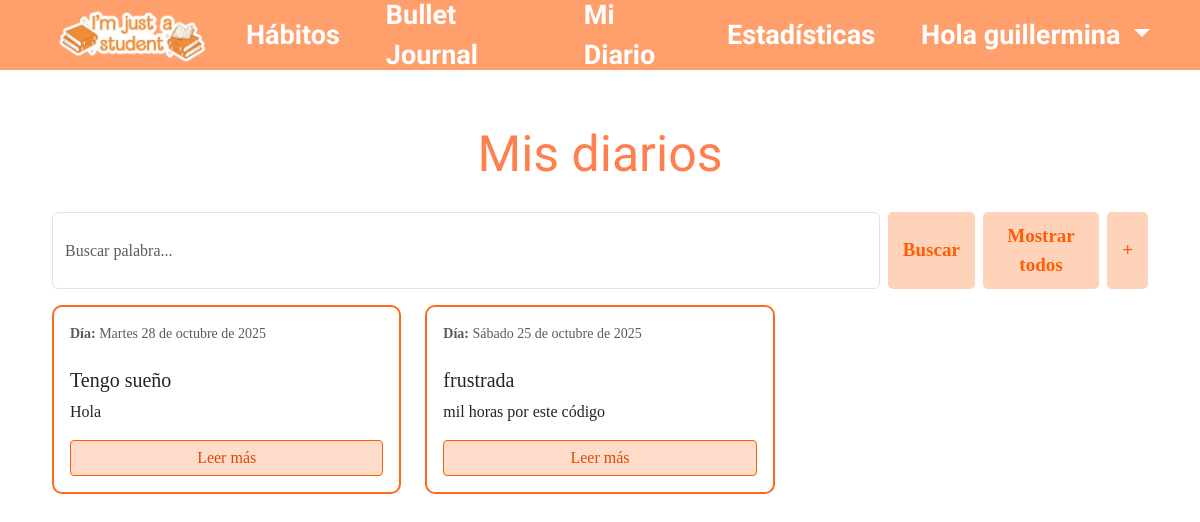
Screenshot of /diary/list/ (signed in) with the database file from the repository.
### bullet_journal/models.py (models this page shows, shortened)
class Journal(models.Model):
    user = models.ForeignKey(User, on_delete=models.CASCADE)
    date = models.DateField()
    mood = models.CharField(max_length=50)
    sleep_hours = models.FloatField(null=True)
    water_glasses = models.IntegerField(null=True)
    exercise = models.BooleanField(default=False)
    image = models.ImageField(upload_to='journal_images/', null=True, blank=True)
    title = models.CharField(max_length=200, blank=True, null=True)
    diary_entry = models.TextField(blank=True, null=True)
    diary_image = models.ImageField(upload_to='diary_images/', null=True, blank=True)
    custom_habits_data = models.JSONField(default=dict, blank=True)
    class Meta:
        unique_together = ('user', 'date')

### bullet_journal/views/journal_views.py (the view)
# urls.py: path('diary/list/', diary_list, name='diary_list'),
@login_required
def diary_list(request):
    query = request.GET.get('q', '').strip()
    if query:
        if HAYSTACK_AVAILABLE:
            try:
                sqs = SearchQuerySet().models(Journal).filter(content=AutoQuery(query)).load_all()
                diary_entries = []
                for r in sqs:
                    obj = getattr(r, 'object', None)
                    if obj and hasattr(obj, 'user') and obj.user_id == getattr(request.user, 'id', None):
                        diary_entries.append(obj)
                if not diary_entries:
                    raise Exception("Haystack no devolvió resultados para el usuario, fallback ORM")
            except Exception:
                diary_entries = Journal.objects.filter(user=request.user).filter(
                    Q(title__icontains=query) | Q(diary_entry__icontains=query)
                ).order_by('-date')
        else:
            diary_entries = Journal.objects.filter(user=request.user).filter(
                Q(title__icontains=query) | Q(diary_entry__icontains=query)
            ).order_by('-date')
    else:
        diary_entries = Journal.objects.filter(user=request.user).order_by('-date')
    return render(request, 'bullet_journal/journal/diary_list.html', {
        'diary_entries': diary_entries,
        'query': query,
    })

### bullet_journal/templates/bullet_journal/journal/diary_list.html (shortened to what this page needs)
{% extends "header.html" %}
{% load static %}
{% load i18n %}
    {% block extra_head %}
    <link rel="stylesheet" href="{% static 'bullet_journal/css/styles.css' %}">
    {% endblock %}
{% block contenido %}
<body>
    <div class="container">
        <div class="journal-form">
            <h1>Mis diarios</h1>
            <form method="get" action="{% url 'diary_list' %}" class="d-flex" style="gap: 8px;">
                <input type="text" name="q" value="{{ query }}"
                class="form-control" placeholder="Buscar palabra...">
                <button type="submit" class="btn btn-secondary">Buscar</button>
                 <a href="{% url 'diary_list' %}" class="btn btn-secondary">Mostrar todos</a>
                 <a href="{% url 'diary_entry' %}" class="btn btn-secondary" style="display: flex; justify-content: center; align-items: center;">+</a>
            </form>
            {% if diary_entries %}
                <div class="row">
                    {% for entry in diary_entries %}
                        {% if entry.title %}
                            <div class="col-md-6 col-lg-4 mb-4">
                                <div class="card h-100 border-orange">
                                    <div class="card-body d-flex flex-column">
                                        <div class="card-title">
                                            <small class="text-muted">
                                                <div class="diary-date" data-date="{{ entry.date|date:'Y-m-d' }}" data-pk="{{ entry.pk }}">
                                                    {% language 'es' %}
                                                        <p><strong>Día:</strong> {{ entry.date|date:"l"|title }} {{ entry.date|date:"j \d\e F \d\e Y" }}</p>
                                                    {% endlanguage %}
                                                </div>
                                            </small>
                                        </div>
                                        <div class="tituloDiario">
                                            <h5 >{{ entry.title }}</h5>
                                        </div>
                                        <p class="card-text flex-grow-1">
                                            {% if entry.diary_entry %}
                                                {{ entry.diary_entry|truncatewords:30 }}
                                            {% else %}
                                                <em class="text-muted">Sin descripción</em>
                                            {% endif %}
                                        </p>
                                        <a href="{% url 'diary_detail' entry.pk %}"
                                        class="btn btn-outline-primary mt-auto">
                                            Leer más
                                        </a>
                                    </div>
                                </div>
                            </div>
                            {% endif %}
                        {% endfor %}
                        </div>
                    </div>
                </div>
            {% endif %}
</body>
{% endblock %}

### bullet_journal/templates/header.html (shortened to what this page needs)
{% load static %}
<html>
<head>
    <link href="https://cdn.jsdelivr.net/npm/bootstrap@5.3.3/dist/css/bootstrap.min.css" rel="stylesheet">
    <link rel="stylesheet" href="{% static 'bullet_journal/css/styles.css' %}">
    {% block extra_head %}{% endblock %}
</head>
<body>
<header>
<nav class="navbar navbar-expand-lg navbar-light custom-header">
  <div class="container-fluid">
    <a class="navbar-brand" href="{% url 'home' %}">
      <img src="{% static 'bullet_journal/images/logo1.png' %}" alt="Logo" class="logo-img">
    </a>
    <div class="collapse navbar-collapse" id="navbarContent">
      <ul class="navbar-nav ms-auto nav-links">
        <li class="nav-item">
          <a class="nav-link" href="{% url 'manage_habits' %}">Hábitos</a>
        </li>
        <li class="nav-item">
          <a class="nav-link" href="{% url 'journal_list' %}">Bullet Journal</a>
        </li>
        <li class="nav-item">
          <a class="nav-link" href="{% url 'diary_list' %}"> Mi Diario</a>
        </li>
        <li class="nav-item">
          <a class="nav-link" href="{% url 'stadistics' %}">Estadísticas</a>
        </li>
          {% if user.is_authenticated %}
          <li class="nav-item dropdown">
            <a class="nav-link dropdown-toggle" href="#" id="userDropdown" role="button" data-bs-toggle="dropdown" aria-expanded="false">
              Hola {{ user.username }}
            </a>
          </li>
        {% endif %}
      </ul>
    </div>
  </div>
</nav>
</header>
<main>
    {% block contenido %}{% endblock %}
</main>
</body>
</html>

### bullet_journal/static/bullet_journal/css/styles.css (style rules this page uses)
.custom-header { display: flex; justify-content: space-between; align-items: center; background-color: #ff9f6c; color: white; padding: 15px 30px; position: fixed; top: 0; left: 0; width: 100%; height: 70px; z-index: 1000; }
.logo-img { width: 180px; height: auto; }
.nav-links { list-style: none; display: flex; gap: 30px; align-items: center; }
.nav-links a { text-decoration: none; color: white; font-weight: bold; transition: color 0.3s; font-family: 'Amatic SC', cursive; font-size: 27px; }
.nav-item.dropdown .nav-link.dropdown-toggle { color: white !important; }
* { margin: 0; padding: 0; box-sizing: border-box; }
.journal-form { height: 100vh; margin: 0; font-family: 'Times New Roman', Times, serif; padding: 10px; padding-top: 0; }
h1 { margin-top: 80px; padding: 20px; font-family: 'Dancing Script', cursive; color: #ff7f4d; font-size: 50px; text-align: center; }
.btn.btn-secondary { font-family: 'Times New Roman', Times, serif; font-size: 19px; background-color: #ffd2ba; color: #ff5c04; border: none; padding: 10px 15px; border-radius: 5px; font-weight: bold; }
:root { --cell: 28px; --gap: 2px; --border: #333; font-family: Arial, sans-serif; }
.border-orange { border: 2px solid #ff6a19 !important; border-radius: 10px !important; }
.btn.btn-outline-primary.mt-auto { font-family: 'Times New Roman', Times, serif; font-size: 16px; background-color: #ffdcca; color: #d74b00; border: 1px solid #ff5c04; padding: 5px 10px; border-radius: 4px; }

### rows the page displays
Journal: date "Martes", date "28 de octubre de 2025", title "Tengo sueño", diary_entry "Hola"
Journal: date "Sábado", date "25 de octubre de 2025", title "frustrada", diary_entry "mil horas por este código"

### other values shown
{{ user.username }} "guillermina"
